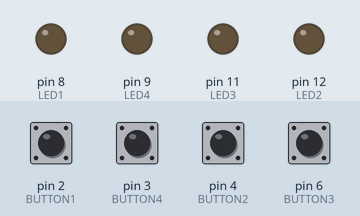
A sketch run on a simulated Arduino Uno, built with avr-gcc and run on an emulated ATmega328P. On the bench: output pins drawn as LEDs (lit = HIGH). Inputs (shaded band) come from the test bench; at power-on: pin 2 (BUTTON1), pin 3 (BUTTON4), pin 4 (BUTTON2), pin 6 (BUTTON3) LOW.

Above: at 1.2 s.
1.3 s: pin 2 (BUTTON1) pulled HIGH for 0.15 s
At 1.37 s:
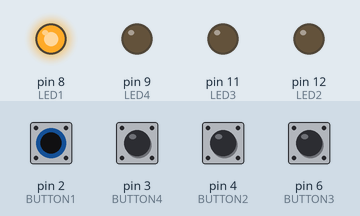
2.9 s: pin 3 (BUTTON4) pulled HIGH for 0.15 s
At 2.97 s:
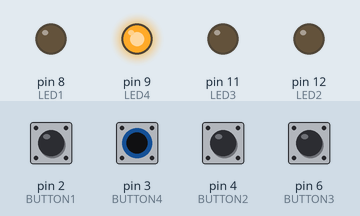
4.5 s: pin 4 (BUTTON2) pulled HIGH for 0.15 s
At 4.57 s:
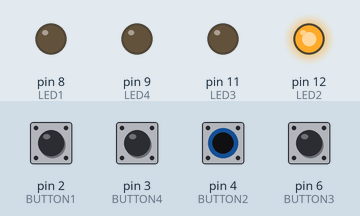
6.1 s: pin 6 (BUTTON3) pulled HIGH for 0.15 s
At 6.17 s:
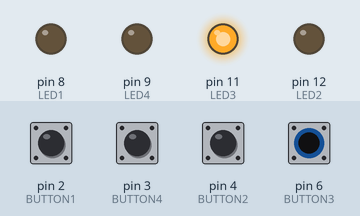
7.7 s: pin 2 (BUTTON1) driven HIGH and pin 3 (BUTTON4) driven HIGH
At 8.0 s:
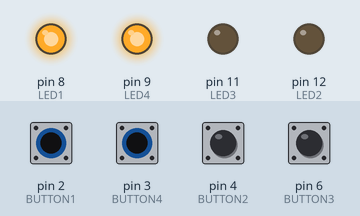
9.2 s: pin 4 (BUTTON2) pulled HIGH for 1 s
At 10.0 s:
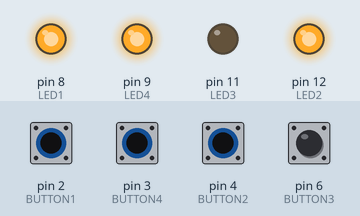
Timing chart, 0 to 12.2 s (numbered marks = the images above; inputs shaded):
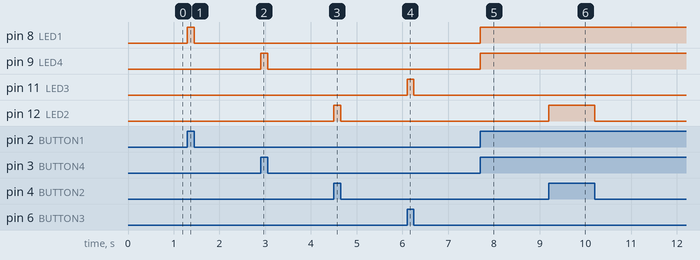

The sketch:

led_with_push_buttons.ino
```cpp
const int BUTTON1 = 2;
const int BUTTON2 = 4;
const int BUTTON3 = 6;
const int BUTTON4 = 3;
const int LED1 = 8;
const int LED2 = 12;
const int LED3 = 11;
const int LED4 = 9;
int BUTTONstate1 = 0;
int BUTTONstate2 = 0;
int BUTTONstate3 = 0;
int BUTTONstate4 = 0;

void setup()
{
  pinMode(BUTTON1, INPUT);
  pinMode(BUTTON2, INPUT);
  pinMode(BUTTON3, INPUT);
  pinMode(BUTTON4, INPUT);
  pinMode(LED1, OUTPUT);
  pinMode(LED2, OUTPUT);
  pinMode(LED3, OUTPUT);
  pinMode(LED4, OUTPUT);
  digitalWrite(LED1, LOW);

}

void loop()

{

  BUTTONstate1 = digitalRead(BUTTON1);
  if (BUTTONstate1 == HIGH)
  {
    digitalWrite(LED1, HIGH);
  }
  else{
    digitalWrite(LED1, LOW);
  }
  BUTTONstate2 = digitalRead(BUTTON2);
  if (BUTTONstate2 == HIGH)
  {
    digitalWrite(LED2, HIGH);
  }
  else{
    digitalWrite(LED2, LOW);
  }
  BUTTONstate3 = digitalRead(BUTTON3);
  if (BUTTONstate3 == HIGH)
  {
    digitalWrite(LED3, HIGH);
  }
  else{
    digitalWrite(LED3, LOW);
  }
  BUTTONstate4 = digitalRead(BUTTON4);
  if (BUTTONstate4 == HIGH)
  {
    digitalWrite(LED4, HIGH);
  }
  else{
    digitalWrite(LED4, LOW);
  }
}
```

Measured:
- after the input at 1.3 s, pin 8 (LED1): LOW → HIGH at once, → LOW 0.15 s later
- after the input at 2.9 s, pin 9 (LED4): LOW → HIGH at once, → LOW 0.15 s later
- after the input at 4.5 s, pin 12 (LED2): LOW → HIGH at once, → LOW 0.15 s later
- after the input at 6.1 s, pin 11 (LED3): LOW → HIGH at once, → LOW 0.15 s later
- after the input at 7.7 s, pin 8 (LED1), pin 9 (LED4): LOW → HIGH at once
- after the input at 9.2 s, pin 12 (LED2): LOW → HIGH at once, → LOW 1.0 s later
